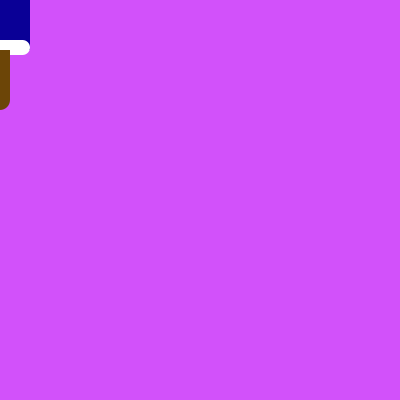
Frame 1 (no input)
Frame 60 (the mouse pressed at the canvas centre just before this capture): identical to frame 1, image omitted
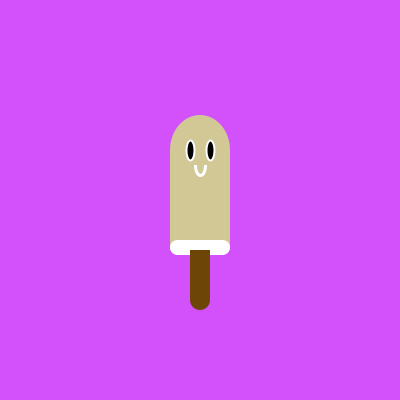
Frame 120 (the mouse held since frame 60 and released just before this capture)

The Processing sketch that drew these frames (run headless with seeded random() and noise(); from frame 60 on, the mouse is pressed at the canvas centre):

// Processing sketch: processing_95909
// ── processing_95909.pde

void setup(){
  size(400,400);
  background(0);
}

 void draw(){
   background(210,81,250); 
   stroke(255);
   strokeWeight(5); 
   
   //color canviant. 
   fill(10+mouseX,0+mouseY,150);
   noStroke();

//es desabilita el noCursor per a que es vegi que el cursor està en el centre.
//noCursor();

rect(mouseX-30,mouseY-50,60,100);
ellipse(mouseX,mouseY-50,60,70);
stroke(255);
strokeWeight(15);
line(mouseX-23,mouseY+47,mouseX+22,mouseY+47);
noStroke();
fill(108,69,7);
rect(mouseX-10,mouseY+50,20,50);
ellipse(mouseX,mouseY+100,20,20);

//cara

noFill();
strokeWeight(3);
stroke(255);
ellipse(mouseX,mouseY-35,10,20);   

fill(10+mouseX,0+mouseY,150);
noStroke();
rect(mouseX-10,mouseY-50,20,15);

fill(0);
strokeWeight(2);
stroke(255);
ellipse(mouseX+10,mouseY-50,8,20);
ellipse(mouseX-10,mouseY-50,8,20);
   
 }
